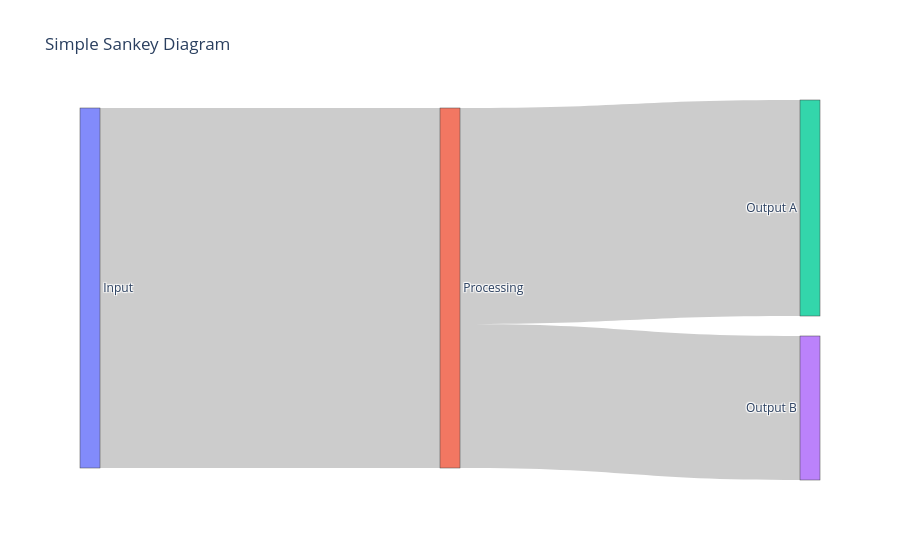

Here is the notebook cell this chart was saved with:
### Code cell
import plotly.graph_objects as go

fig = go.Figure(data=[go.Sankey(
    node=dict(
        label=["Input", "Processing", "Output A", "Output B"]
    ),
    link=dict(
        source=[0, 1, 1],
        target=[1, 2, 3],
        value=[10, 6, 4]
    )
)])

fig.update_layout(title="Simple Sankey Diagram")

fig.show()

### Figure 1 — Plotly figure (JSON) as saved in the notebook; plotly's stock layout.template omitted (floating-point values rounded to 4 significant figures)
{"data": [{"link": {"source": [0, 1, 1], "target": [1, 2, 3], "value": [10, 6, 4]}, "node": {"label": ["Input", "Processing", "Output A", "Output B"]}, "type": "sankey"}], "layout": {"autosize": true, "title": {"text": "Simple Sankey Diagram"}}}
